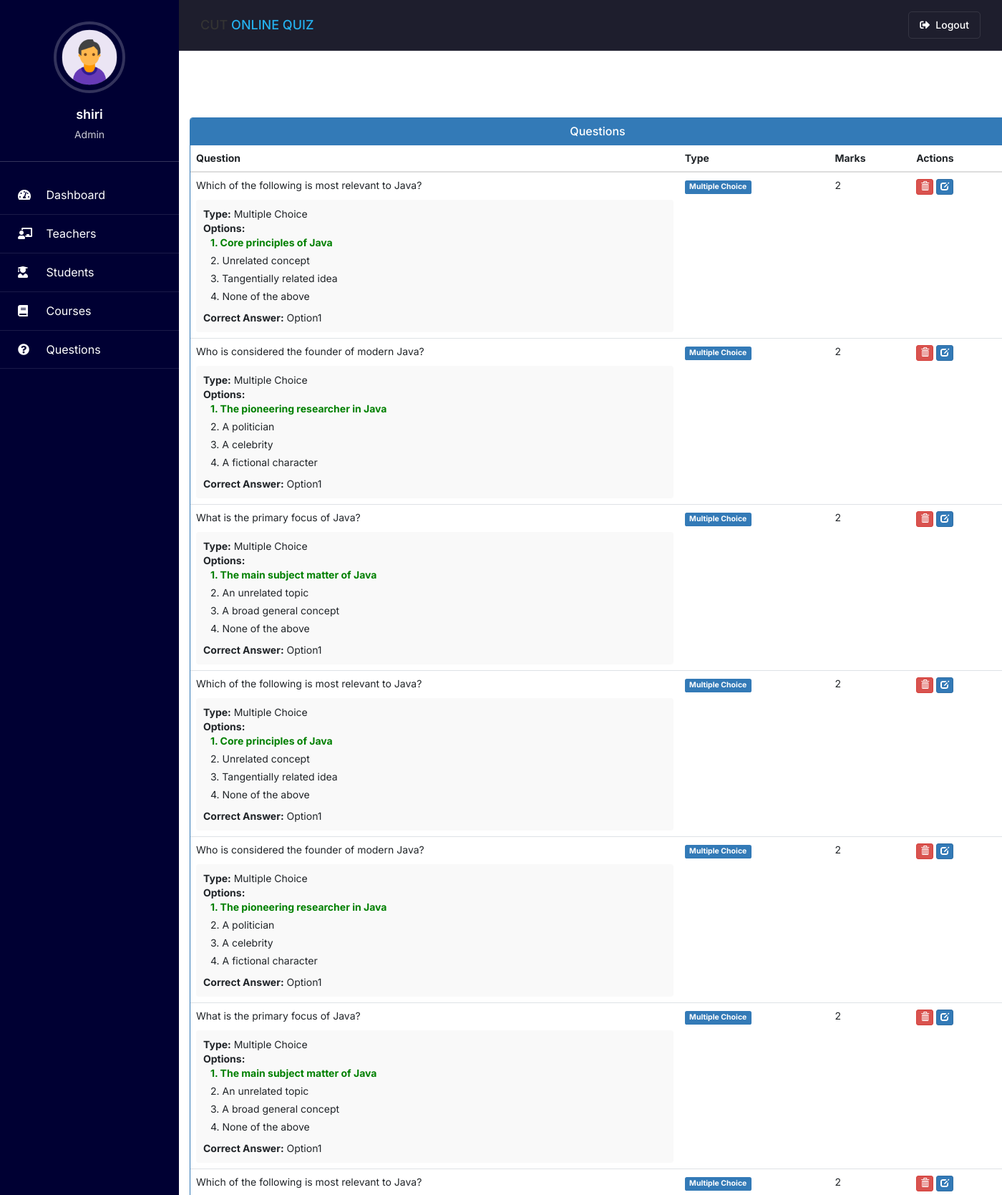
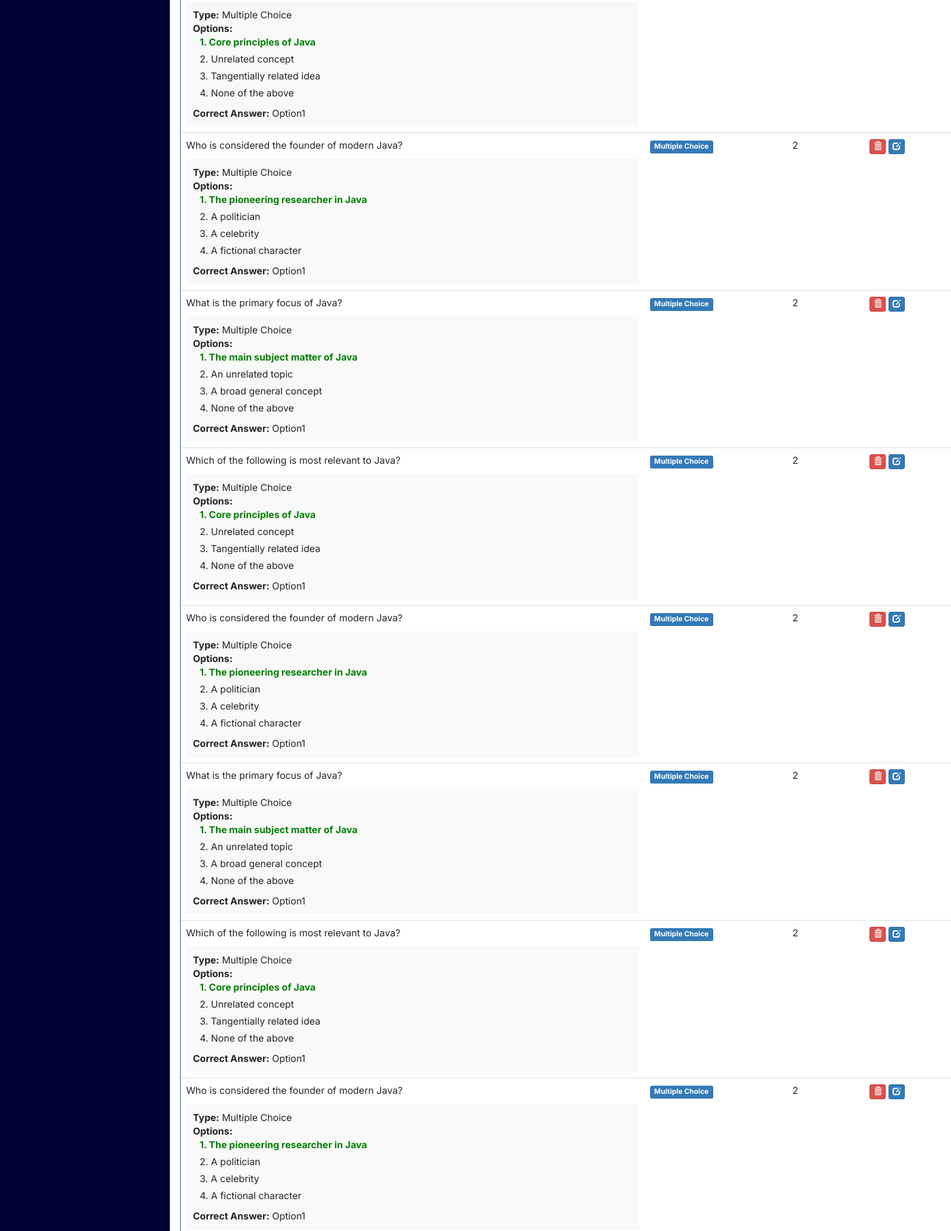
The app's page /view-question/1 (signed in, upper part) with its own data (2 pictures, top to bottom).
### quiz/models.py (models this page shows, shortened)
class Question(models.Model):
    QUESTION_TYPE_CHOICES = (
        ('multiple_choice', 'Multiple Choice'),
        ('checkbox', 'Checkbox (Multiple Answers)'),
        ('short_answer', 'Short Answer'),
    )
    course = models.ForeignKey(Course, on_delete=models.CASCADE)
    marks = models.PositiveIntegerField()
    question = models.CharField(max_length=600)
    question_type = models.CharField(max_length=20, choices=QUESTION_TYPE_CHOICES, default='multiple_choice')
    option1 = models.CharField(max_length=200, blank=True, null=True)
    option2 = models.CharField(max_length=200, blank=True, null=True)
    option3 = models.CharField(max_length=200, blank=True, null=True)
    option4 = models.CharField(max_length=200, blank=True, null=True)
    cat = (('Option1','Option1'),('Option2','Option2'),('Option3','Option3'),('Option4','Option4'))
    answer = models.CharField(max_length=200, choices=cat, blank=True, null=True)
    multiple_answers = models.JSONField(blank=True, null=True, help_text="JSON array of correct answers for checkbox questions")
    short_answer_pattern = models.CharField(max_length=500, blank=True, null=True, help_text="Pattern or keywords for matching short answers")
    is_ai_generated = models.BooleanField(default=False)
    ai_generation_prompt = models.TextField(blank=True, null=True)

### quiz/views.py (the view)
# urls.py: path('view-question/<int:pk>', views.view_question_view, name='view-question'),
@login_required(login_url='adminlogin')
def view_question_view(request, pk):
    questions = models.Question.objects.filter(course_id=pk)
    return render(request, 'quiz/view_question.html', {'questions': questions})

### student/context_processors.py (called while the page is built)
def student_profile(request):
    context = {}
    if request.user.is_authenticated:
        try:
            if request.user.groups.filter(name='STUDENT').exists():
                student = Student.objects.get(user=request.user)
                context['student'] = student
        except Student.DoesNotExist:
            pass
    return context

### teacher/context_processors.py (called while the page is built)
def teacher_profile(request):
    context = {}
    if request.user.is_authenticated:
        try:
            if request.user.groups.filter(name='TEACHER').exists():
                teacher = Teacher.objects.get(user=request.user)
                context['teacher'] = teacher
        except Teacher.DoesNotExist:
            pass
    return context

### templates/quiz/view_question.html (shortened to what this page needs)
{% extends 'quiz/adminbase.html' %}
{% block content %}
{%load static%}
<head>
  <link href="//netdna.bootstrapcdn.com/bootstrap/3.0.0/css/bootstrap.min.css" rel="stylesheet" id="bootstrap-css">
</head>
<br><br>
<div class="container">
  <div class="panel panel-primary">
    <div class="panel-heading">
      <h6 class="panel-title">Questions</h6>
    </div>
    <table class="table table-hover" id="dev-table">
      <thead>
        <tr>
          <th width="60%">Question</th>
          <th>Type</th>
          <th>Marks</th>
          <th>Actions</th>
        </tr>
      </thead>
      {% for q in questions %}
      <tr>
        <td>
          <div>
            {{ q.question }}
            <div class="question-details">
              {% if q.question_type == 'multiple_choice' %}
                <div><strong>Type:</strong> Multiple Choice</div>
                <div><strong>Options:</strong></div>
                <ul class="options-list">
                  <li {% if q.answer == 'Option1' %}class="correct-answer"{% endif %}>1. {{ q.option1 }}</li>
                  <li {% if q.answer == 'Option2' %}class="correct-answer"{% endif %}>2. {{ q.option2 }}</li>
                  <li {% if q.answer == 'Option3' %}class="correct-answer"{% endif %}>3. {{ q.option3 }}</li>
                  <li {% if q.answer == 'Option4' %}class="correct-answer"{% endif %}>4. {{ q.option4 }}</li>
                </ul>
                <div><strong>Correct Answer:</strong> {{ q.get_answer_display }}</div>
              {% elif q.question_type == 'short_answer' %}
                <div><strong>Type:</strong> Short Answer</div>
                <div><strong>Correct Answer Pattern:</strong> {{ q.short_answer_pattern }}</div>
              {% endif %}
            </div>
          </div>
        </td>
        <td>
          <span class="label
                 {% if q.question_type == 'multiple_choice' %}label-primary
                 {% elif q.question_type == 'checkbox' %}label-warning
                 {% elif q.question_type == 'short_answer' %}label-success{% endif %}">
            {{ q.get_question_type_display }}
          </span>
        </td>
        <td>{{ q.marks }}</td>
        <td>
          <a class="btn btn-danger btn-xs" href="{% url 'delete-question' q.id %}">
            <span class="glyphicon glyphicon-trash"></span>
          </a>
          <a class="btn btn-primary btn-xs" href="{% url 'update-question' q.id %}">
            <span class="glyphicon glyphicon-edit"></span>
          </a>
        </td>
      </tr>
      {% endfor %}
    </table>
  </div>
</div>
<br><br><br><br><br><br>
{% endblock content %}

### templates/quiz/adminbase.html (shortened to what this page needs)
<!DOCTYPE html>
{% load static %}
<html lang="en" dir="ltr">
<head>
  <link rel="stylesheet" href="https://cdn.jsdelivr.net/npm/bootstrap@5.3.0/dist/css/bootstrap.min.css">
  <link rel="stylesheet" href="https://cdnjs.cloudflare.com/ajax/libs/font-awesome/5.15.4/css/all.min.css">
</head>
<body>
  <div class="sidebar">
    <div class="sidebar-profile">
      <img src="{% static 'image/admin.png' %}" class="profile_image" alt="Admin Profile">
      <h4>{{request.user.username}}</h4>
      <h6>Admin</h6>
    </div>
    <a href="/admin-dashboard" class="{% if request.path == '/admin-dashboard' %}active{% endif %}">
      <i class="fas fa-tachometer-alt"></i>
      <span>Dashboard</span>
    </a>
    <a href="/admin-teacher" class="{% if request.path == '/admin-teacher' %}active{% endif %}">
      <i class="fas fa-chalkboard-teacher"></i>
      <span>Teachers</span>
    </a>
    <a href="/admin-student" class="{% if request.path == '/admin-student' %}active{% endif %}">
      <i class="fas fa-user-graduate"></i>
      <span>Students</span>
    </a>
    <a href="/admin-course" class="{% if request.path == '/admin-course' %}active{% endif %}">
      <i class="fas fa-book"></i>
      <span>Courses</span>
    </a>
    <a href="/admin-question" class="{% if request.path == '/admin-question' %}active{% endif %}">
      <i class="fas fa-question-circle"></i>
      <span>Questions</span>
    </a>
    </div>
    <form action="{% url 'logout' %}" method="POST" style="display: block;">
      <button type="submit" class="sidebar-logout-btn">
        <span>Logout</span>
      </button>
    </form>
  <div class="content">
    <div class="header">
      <div class="header-left">
        <h4>CUT <span style="color: var(--primary-color);">ONLINE QUIZ</span></h4>
      </div>
      <div class="header-right">
        <form action="{% url 'logout' %}" method="POST" style="display:inline;">
          <button type="submit" class="logout-btn">
            <i class="fas fa-sign-out-alt"></i> Logout
          </button>
        </form>
      </div>
    </div>
    {% block content %}
    {% endblock content %}
  </div>
</body>
</html>

### templates/quiz/adminbase.html (style rules this page uses)
:root { --primary-color: #24b0ed; --sidebar-color: #2a9d8f; --dark-bg: #151521; --darker-bg: #1e1e2d; --text-primary: #ffffff; --text-secondary: rgba(255, 255, 255, 0.7); --text-muted: rgba(255, 255, 255, 0.5); --border-color: rgba(255, 255, 255, 0.1); }
* { margin: 0; padding: 0; list-style: none; text-decoration: none; box-sizing: border-box; font-family: 'Inter', sans-serif; }
body { background-color: var(--dark-bg); color: var(--text-primary); }
.sidebar { position: fixed; width: 250px; height: 100%; background: #000033; padding: 30px 0; overflow-y: auto; transition: all 0.3s ease; z-index: 100; }
.sidebar-profile { text-align: center; padding: 0 15px 20px; border-bottom: 1px solid rgba(255, 255, 255, 0.2); margin-bottom: 20px; }
.profile_image { width: 100px; height: 100px; border-radius: 50%; object-fit: cover; margin-bottom: 10px; border: 4px solid rgba(255, 255, 255, 0.2); }
.sidebar-profile h4 { color: white; margin-bottom: 5px; font-weight: 600; font-size: 18px; }
.sidebar-profile h6 { color: rgba(255, 255, 255, 0.8); font-size: 14px; font-weight: 400; }
.sidebar a { display: block; padding: 15px 25px; border-bottom: 1px solid rgba(255, 255, 255, 0.1); color: white; font-size: 16px; position: relative; text-decoration: none; transition: all 0.3s ease; }
.sidebar a i { margin-right: 15px; min-width: 20px; }
.sidebar-logout-btn { display: block; width: 100%; text-align: left; padding: 15px 25px; border: none; border-bottom: 1px solid rgba(255, 255, 255, 0.1); background: transparent; color: white; font-size: 16px; position: relative; transition: all 0.3s ease; cursor: pointer; }
.header { display: flex; justify-content: space-between; align-items: center; padding: 15px 30px; background-color: var(--darker-bg); border-bottom: 1px solid var(--border-color); position: fixed; top: 0; right: 0; width: calc(100% - 250px); z-index: 99; transition: all 0.3s ease; }
.header-left { display: flex; align-items: center; }
.header-right { display: flex; align-items: center; }
.logout-btn { background-color: transparent; color: var(--text-primary); border: 1px solid var(--border-color); padding: 8px 15px; border-radius: 5px; font-weight: 500; transition: all 0.3s ease; text-decoration: none; display: flex; align-items: center; }
.logout-btn i { margin-right: 8px; }
.content { width: calc(100% - 250px); margin-left: 250px; padding-top: 70px; min-height: 100vh; transition: all 0.3s ease; }

### templates/quiz/view_question.html (style rules this page uses)
a:link { text-decoration: none; }
h6 { text-align: center; }
.question-details { margin-top: 10px; padding: 10px; background-color: #f9f9f9; border-radius: 4px; }
.options-list { list-style-type: none; padding-left: 10px; }
.options-list li { margin-bottom: 5px; }
.correct-answer { color: green; font-weight: bold; }

### records on screen
Question: question "Which of the following is most relevant to Java?", option1 "Core principles of Java", option2 "Unrelated concept", option3 "Tangentially related idea", option4 "None of the above", answer "Option1", question_type "Multiple Choice", marks "2"
Question: question "Who is considered the founder of modern Java?", option1 "The pioneering researcher in Java", option2 "A politician", option3 "A celebrity", option4 "A fictional character", answer "Option1", question_type "Multiple Choice", marks "2"
Question: question "What is the primary focus of Java?", option1 "The main subject matter of Java", option2 "An unrelated topic", option3 "A broad general concept", option4 "None of the above", answer "Option1", question_type "Multiple Choice", marks "2"
Question: question "Which of the following is most relevant to Java?", option1 "Core principles of Java", option2 "Unrelated concept", option3 "Tangentially related idea", option4 "None of the above", answer "Option1", question_type "Multiple Choice", marks "2"
Question: question "Who is considered the founder of modern Java?", option1 "The pioneering researcher in Java", option2 "A politician", option3 "A celebrity", option4 "A fictional character", answer "Option1", question_type "Multiple Choice", marks "2"
Question: question "What is the primary focus of Java?", option1 "The main subject matter of Java", option2 "An unrelated topic", option3 "A broad general concept", option4 "None of the above", answer "Option1", question_type "Multiple Choice", marks "2"
Question: question "Which of the following is most relevant to Java?", option1 "Core principles of Java", option2 "Unrelated concept", option3 "Tangentially related idea", option4 "None of the above", answer "Option1", question_type "Multiple Choice", marks "2"
Question: question "Who is considered the founder of modern Java?", option1 "The pioneering researcher in Java", option2 "A politician", option3 "A celebrity", option4 "A fictional character", answer "Option1", question_type "Multiple Choice", marks "2"
Question: question "What is the primary focus of Java?", option1 "The main subject matter of Java", option2 "An unrelated topic", option3 "A broad general concept", option4 "None of the above", answer "Option1", question_type "Multiple Choice", marks "2"
Question: question "Which of the following is most relevant to Java?", option1 "Core principles of Java", option2 "Unrelated concept", option3 "Tangentially related idea", option4 "None of the above", answer "Option1", question_type "Multiple Choice", marks "2"
Question: question "Who is considered the founder of modern Java?", option1 "The pioneering researcher in Java", option2 "A politician", option3 "A celebrity", option4 "A fictional character", answer "Option1", question_type "Multiple Choice", marks "2"
Question: question "What is the primary focus of Java?", option1 "The main subject matter of Java", option2 "An unrelated topic", option3 "A broad general concept", option4 "None of the above", answer "Option1", question_type "Multiple Choice", marks "2"
Question: question "Which of the following is most relevant to Java?", option1 "Core principles of Java", option2 "Unrelated concept", option3 "Tangentially related idea", option4 "None of the above", answer "Option1", question_type "Multiple Choice", marks "2"
Question: question "Who is considered the founder of modern Java?", option1 "The pioneering researcher in Java", option2 "A politician", option3 "A celebrity", option4 "A fictional character", answer "Option1", question_type "Multiple Choice", marks "2"

### other values on screen
{{ request.user.username }} "shiri"
